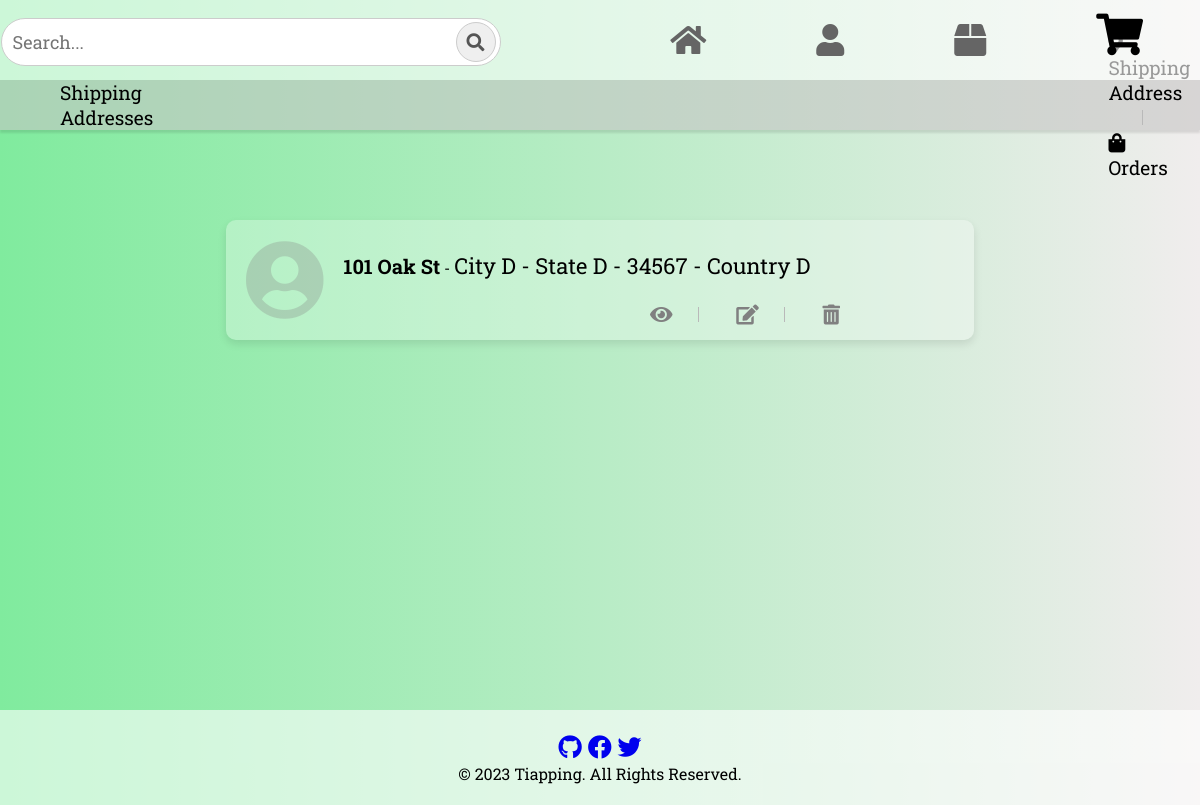
/shippingaddresses/, run on an earlier commit of the app's database.
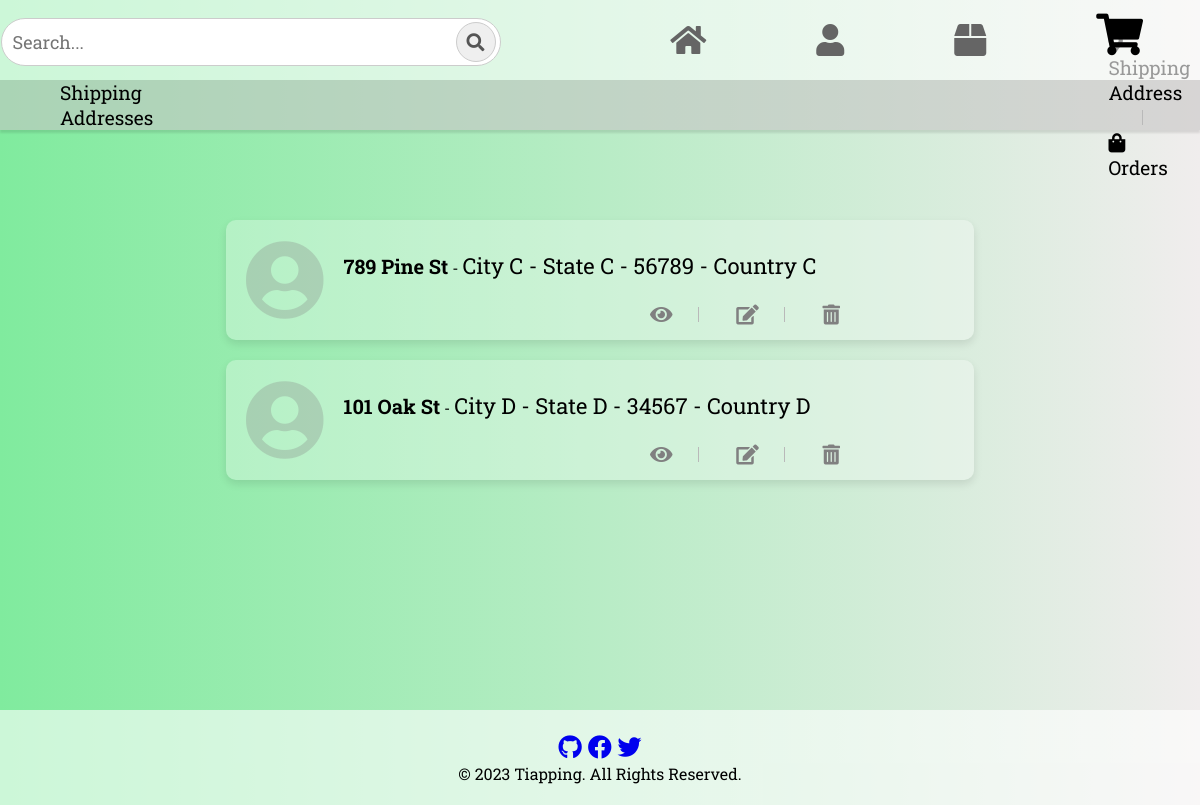
And on a later commit of the database.
### application/models.py (models this page shows, shortened)
class ShippingAddress(models.Model):
    address = models.CharField(max_length=255)
    city = models.CharField(max_length=100)
    state = models.CharField(max_length=100)
    zipcode = models.CharField(max_length=10)
    country = models.CharField(max_length=100)

### application/views.py (the view)
# urls.py: path('shippingaddresses/', ShippingAddressListView.as_view(), name='shippingaddress-list'),
class ShippingAddressListView(ListView):
    model = ShippingAddress
    context_object_name = 'shipping_addresses'
    template_name = 'shippingaddress_list.html'
    paginate_by = 10

### application/templates/shippingaddress_list.html (shortened to what this page needs)
{% extends 'base.html' %}
{% load static %}
{% block navbar %}
  <section class="navbar">
    <div class="search-container">
      <input type="text" placeholder="Search...">
      <button class="search-btn"><i class="fas fa-search"></i></button>
    </div>
    <a href='{% url "home" %}' class="btn" id="active">
      <i class="fas fa-home fa-2x"></i>
    </a>
    <a href='{% url "customer-list" %}' class="btn">
      <i class="fas fa-user fa-2x"></i>
    </a>
    <a href='{% url "product-list" %}' class="btn">
      <i class="fas fa-box fa-2x"></i>
    </a>
    <a href="{% url 'cart-list' %}" class="btn home-icon">
      <i class="fas fa-shopping-cart fa-2x"></i>
    </a>
  </section>
  <div class="additional-bar">
    <p>Shipping Addresses</p>
    <div class="cart-options">
      <p>
        <a href='{% url "shippingaddress-list" %}' class="no-decoration black-link">
          <i class="fas fa-map-marker-alt"></i> Shipping Address
        </a>
        <a href='{% url "order-list" %}' class="no-decoration black-link">
          <i class="fas fa-shopping-bag"></i> Orders
        </a>
      </p>
    </div>
  </div>
  {% endblock navbar %}
{% block content %}
    {% for shipping_address in shipping_addresses %}
    <div class="address-container">
    <div class="address-box">
          <i class="fas fa-user-circle fa-5x" style="float: left; margin-right: 20px;"></i>
          <div style="float: left;">
            <strong style="font-size: 20px;">{{ shipping_address.address }}</strong> - <span style="font-size: 22px;">{{ shipping_address.city }} - <span style="font-size: 22px;">{{ shipping_address.state }} - <span style="font-size: 22px;">{{ shipping_address.zipcode }} - <span style="font-size: 22px;">{{ shipping_address.country }}</span><br>
            <a href="{% url 'shippingaddress-detail' shipping_address.id%}">
              <div class = "option-icon">
                <i class="fas fa-eye" title="View" style="font-size: 20px; color: grey;"></i>
              </a>
              <a href="{% url 'shippingaddress-edit' shipping_address.id %}">
                <i class="fas fa-edit" title="Edit" style="font-size: 20px; color: grey;"></i>
              </a>
              <a href="{% url 'shippingaddress-del' shipping_address.id %}">
                <i class="fas fa-trash-alt" title="Delete" style="font-size: 20px; color: grey;"></i>
              </a>
              </div>
            </div>
            </div>
        {% endfor %}
{% endblock %}

What changed in the data, as far as the page shows it:
added ShippingAddress: address "789 Pine St", city "City C", state "State C", zipcode "56789", country "Country C"
